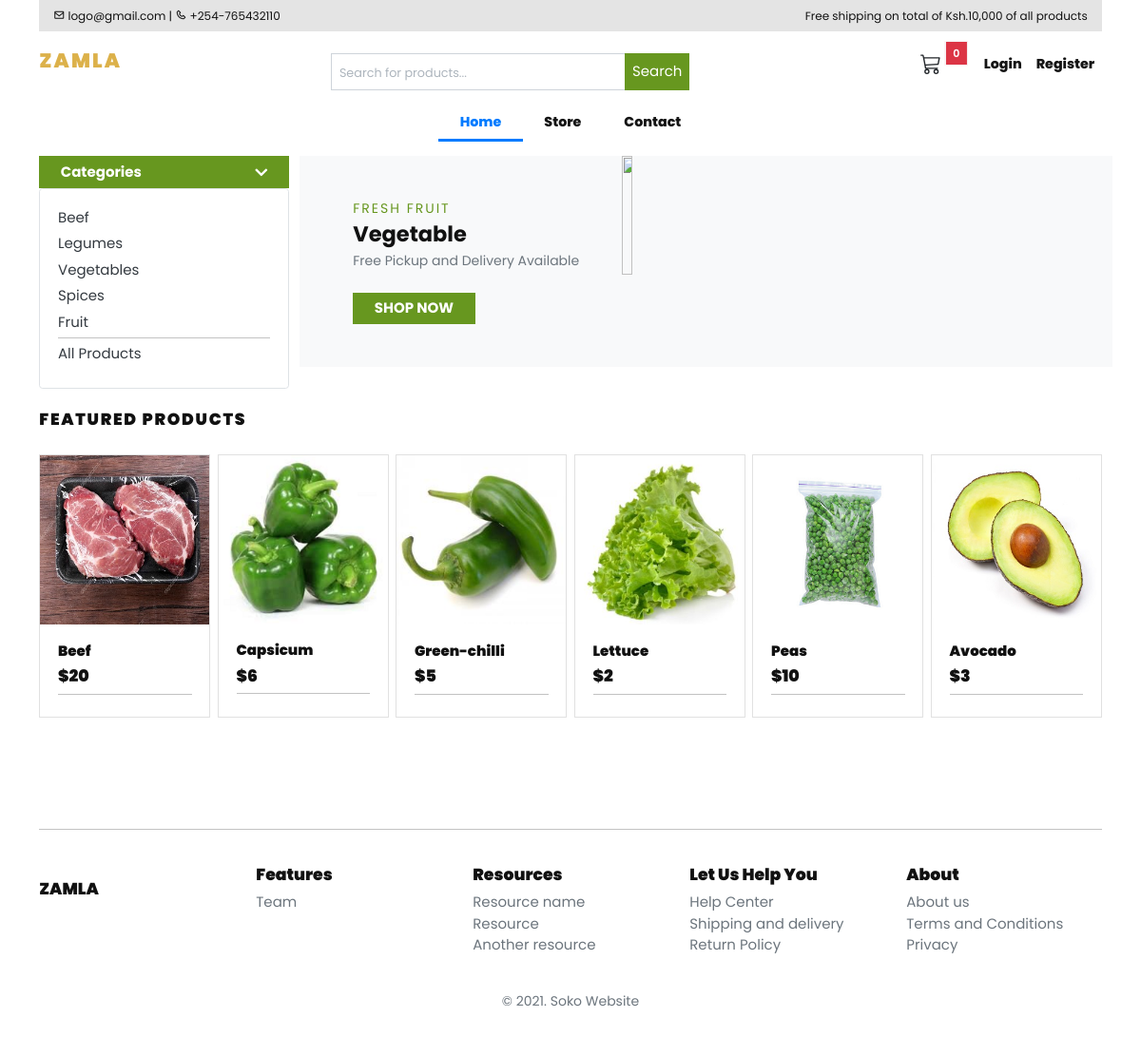
The page / on the database its author committed.
### category/models.py (models this page shows, shortened)
class Category(models.Model):
    category_name = models.CharField(max_length=50, unique=True)
    slug = models.SlugField(max_length=100, unique=True)
    description = models.TextField(max_length=255, blank=True)
    cat_image = models.ImageField(upload_to='photos/categories', blank=True)
    class Meta:
        verbose_name = 'category'
        verbose_name_plural = 'categories'
    def get_url(self):
            return reverse('products_by_category', args=[self.slug])

### store/models.py (models this page shows, shortened)
class Product(models.Model):
    product_name    = models.CharField(max_length=200, unique=True)
    slug            = models.SlugField(max_length=200, unique=True)
    description     = models.TextField(max_length=500, blank=True)
    price           = models.IntegerField()
    images          = models.ImageField(upload_to='photos/products')
    stock           = models.IntegerField()
    is_available    = models.BooleanField(default=True)
    category        = models.ForeignKey(Category, on_delete=models.CASCADE)
    created_date    = models.DateTimeField(auto_now_add=True)
    modified_date   = models.DateTimeField(auto_now=True)
    def get_url(self):
        return reverse('product_detail', args=[self.category.slug, self.slug])

### ecore/views.py (the view)
# urls.py: 2. Add a URL to urlpatterns:  path('', views.home, name='home')
def home(request):
    products = Product.objects.all().filter(is_available=True).order_by('created_date')
    reviews = None
    for product in products:
        reviews = ReviewRating.objects.filter(product_id=product.id, status=True)
    context = {
        'products': products,
        'reviews': reviews,
    }
    return render(request, 'home.html', context)

### cart/context_processors.py (called while the page is built)
def counter(request):
    cart_count = 0
    if 'admin' in request.path:
        return {}
    else:
        try:
            cart = Cart.objects.filter(cart_id=_cart_id(request))
            if request.user.is_authenticated:
                cart_items = CartItem.objects.all().filter(user=request.user)
            else:
                cart_items = CartItem.objects.all().filter(cart=cart[:1])
            for cart_item in cart_items:
                cart_count += cart_item.quantity
        except Cart.DoesNotExist:
            cart_count = 0
    return dict(cart_count=cart_count)

### cart/views.py (called while the page is built)
def _cart_id(request):
    cart = request.session.session_key
    if not cart:
        cart = request.session.create()
    return cart

### category/context_processors.py (called while the page is built)
def menu_links(request):
    links = Category.objects.all()
    return dict(links=links)

### templates/home.html (shortened to what this page needs)
{% extends 'base.html' %}
{% load static %}
{% block content %}
<div class="container ">
		<div class="row">
        	<div class="col-lg-3 flex-column-reverse  mt-2">
				<p>
					<button class="btn btn-success  w-100 d-flex align-items-center justify-content-between" data-bs-toggle="collapse" href="#collapseExample" role="button" aria-expanded="true" aria-controls="collapseExample"> <span><strong>Categories   </strong>   </span><span class="fas fa-chevron-down float-right"> </span> </button>
				</p>
				<div class="collapse show border list-group" id="collapseExample">
					<div class="card-body">
						<ul class="list-menu">
							{% for category in links %}
								<li><a href="{{ category.get_url }}">{{ category.category_name }}  </a></li>
							{% endfor %}
							<hr style="margin:5px 0" />
							<li><a href="{% url 'store' %}">All Products  </a></li>
						</ul>
					</div>
				</div>
        	</div>
			<div class="col-lg-9">
					<div class="row mt-2">
						<div class=" d-lg-flex flex-lg-row d-flex flex-column-reverse bg-light ">
							<div class="p-5" id="2">
								<p class="p-green">FRESH FRUIT</p>
								<P class="fs-4 fw-bold"><strong>Vegetable</strong></P>
								<p class="text-muted mb-4">Free Pickup and Delivery Available</p>
								<div  ><a class="btn btn-success px-4"href="{% url 'store' %}"><strong>SHOP NOW</strong></a></div>
							</div>
							<div id="1"> <img src="https://www.freepnglogos.com/uploads/vegetables-png/vegetables-about-our-philosophy-super-healthy-kids-23.png" class="w-75 h-75" alt=""> </div>
						</div>
					</div>
				</div>
			</div>
    	</div>
	<section class="album py-4 px-0 bg-body">
			<div class="container">
				<header>
					<h3 class="h5 text-uppercase mb-4">Featured products</h3>
				</header>
				<div class="album py-1 ">
                    <div class="row row-cols-1 row-cols-sm-2 row-cols-md-4 g-2">
						{% for product in products %}
							<div class="col-lg-2 col-6">
								<div class="card shadox">
									<a class="d-block" href="{{ product.get_url }}" > <img class="img-fluid w-100" src="{{ product.images.url }}" alt=""> </a>
									<div class="card-body">
										<h6><a class="reset-anchor" href="{{ product.get_url }}">{{ product.product_name }}</a></h6>
											<h5 class="">${{product.price}}</h5>
											<hr style="margin:5px 0px" />
									</div>
								</div>
							</div>
						{% endfor %}
					</div>
				</div>
			</div>
	</section>
</body>
</html>
{% endblock %}

### static/css/style.css (style rules this page uses)
.btn { font-size: 1rem; padding: 0.5rem 0.75rem; font-size: 1rem; line-height: 1.5; border-radius: 0.25rem; }
section { padding: 6rem; background: #e4e4e4; margin-bottom: 30px; position: relative; z-index: 1; }

### static/css/style.default.css (style rules this page uses)
strong { font-weight: 700; }
.text-uppercase { text-transform: uppercase; letter-spacing: 0.1em; }
.border { border: 1px solid #dee2e6 !important; }
.reset-anchor { color: inherit; transition: all 0.3s; }
.btn { font-weight: 400; border: 1px solid transparent; font-family: inherit; padding: 0.375rem 1.5rem; font-size: 1rem; line-height: 1.5; border-radius: 0; transition: color 0.15s ease-in-out, background-color 0.15s ease-in-out, border-color 0.15s ease-in-out, box-shadow 0.15s ease-in-out; }
.btn-success { color: #fff; background-color: #28a745; border-color: #28a745; }
body { font-family: "Libre Franklin", sans-serif; font-size: 1rem; font-weight: 400; line-height: 1.5; color: #111111; background-color: #fff; }
a { color: #dcb14a; text-decoration: none; }
h1, h2, h3, h4, h5, h6, .h1, .h2, .h3, .h4, .h5, .h6 { margin-bottom: 0.5rem; font-family: inherit; font-weight: 900; line-height: 1.2; color: inherit; }
h3, .h3 { font-size: 1.65rem; }
h5, .h5 { font-size: 1.15rem; }
h6, .h6 { font-size: 1rem; }
hr { border-top: 1px solid rgba(17, 17, 17, 0.1); }
.bg-light { background-color: #f8f9fa !important; }
.card { background-color: #fff; border: 1px solid rgba(17, 17, 17, 0.125); border-radius: 0; }
.card-body { padding: 1.25rem; }

### static/css/ui.css (style rules this page uses)
html { font-family: "Inter", sans-serif; font-size: 15px; }
[class*=list-] li:after { visibility: hidden; display: block; content: ""; overflow: hidden; height: 0; clear: both; }
.list-menu { list-style: none; margin: 0; padding-left: 0; }
.list-menu li { margin-bottom: 5px; }
.list-menu a { color: #343a40; }

### static/css/main.css (style rules this page uses)
* { padding: 0; margin: 0; box-sizing: border-box; font-family: 'Poppins', sans-serif; }
body { min-height: 100vh; }
a { text-decoration: none; }
.shadox { transition: all 0.1s ease-in-out; }
.col-lg-3 ul { width: 100% }
.p-green { letter-spacing: 2px; color: #67971f; font-size: 14px }
p { margin: 0% }
.text-muted { font-size: 14px }
.btn.btn-success { color: white; background-color: #67971f; outline: none; border: none }

### rows shown on the page
Category: category_name "Beef"
Category: category_name "Legumes"
Category: category_name "Vegetables"
Category: category_name "Spices"
Category: category_name "Fruit"
Product: images (picture), product_name "Beef", price "20"
Product: images (picture), product_name "Capsicum", price "6"
Product: images (picture), product_name "Green-chilli", price "5"
Product: images (picture), product_name "Lettuce", price "2"
Product: images (picture), product_name "Peas", price "10"
Product: images (picture), product_name "Avocado", price "3"

### other values the page prints
{{ cart_count }} "0"
